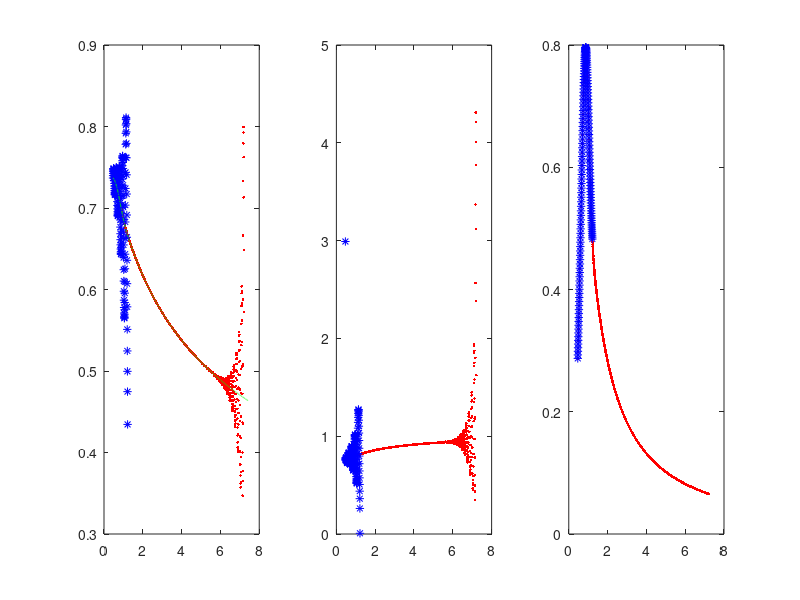

Reproduce this figure in MATLAB. (Note: this script raises an error after producing the figure.)
 clf
 %
load latetimedatatau100to1553L20Lmin100N128mu10c6400am3rr;
sf = 1/mu; dtau1 = num2str(dtau);
subplot(1,3,1);plot(areaah(:,1)/sf^(1/3),areaah(:,2)*sf^(1/3),'.','color','red'),hold on
subplot(1,3,2);plot(areaah(:,1)/sf^(1/3),areaah(:,3)*sf^(2/3),'.','color','red'),hold on
subplot(1,3,3);plot(areaah(:,1)/sf^(1/3),-areaah(:,4)*sf^(4/3),'.','color','red'),hold on
%
load latetimedatatau100to262L20Lmin100N128mu10c6400am3r.mat;
sf = 1/mu;dtau2 = num2str(dtau);
areaahold = areaah;
subplot(1,3,1);plot(areaah(:,1)/sf^(1/3),areaah(:,2)*sf^(1/3),'*','color','b'),hold on
subplot(1,3,2);plot(areaah(:,1)/sf^(1/3),areaah(:,3)*sf^(2/3),'*','color','b'),hold on
subplot(1,3,3);plot(areaah(:,1)/sf^(1/3),-areaah(:,4)*sf^(4/3),'*','color','b'),hold on
%
load latetimedatatau100to15L20Lmin20N128mu10c6400H30.mat;
sf = 1/mu;
subplot(1,3,1);plot(areaah(:,1)/sf^(1/3),areaah(:,2)*sf^(1/3),'-.','color','g'),hold on
xlabel \tau, ylabel 'r_h',
legend(['datu = ' dtau1], ['datu = ' dtau2], 'Lmin Fixed','location','NorthEast')
subplot(1,3,2);plot(areaah(:,1)/sf^(1/3),areaah(:,3)*sf^(2/3),'-.','color','g'),hold on
xlabel \tau, ylabel 'A_h',title('c = 64')
legend(['datu = ' dtau1], ['datu = ' dtau2], 'Lmin Fixed','location','NorthEast')
subplot(1,3,3);plot(areaah(:,1)/sf^(1/3),-areaah(:,4)*sf^(4/3),'-.','color','g'),hold on
xlabel \tau, ylabel '-a_4',
legend(['datu = ' dtau1], ['datu = ' dtau2], 'Lmin Fixed','location','NorthEast')

